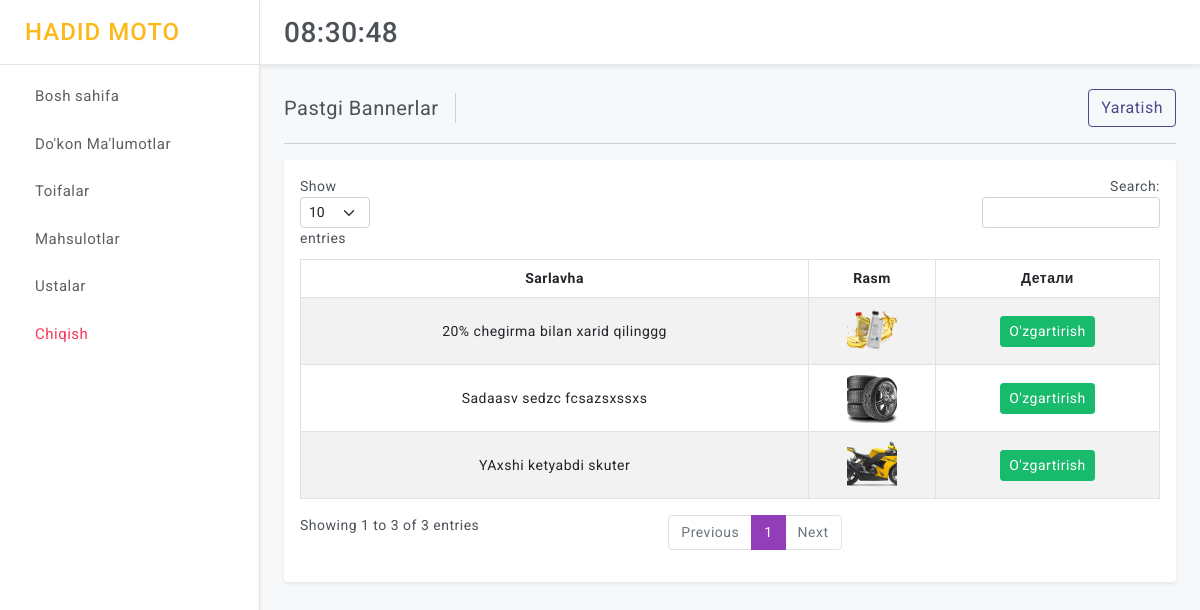
The app's page /sklad/footsliders/ (signed in), older data.
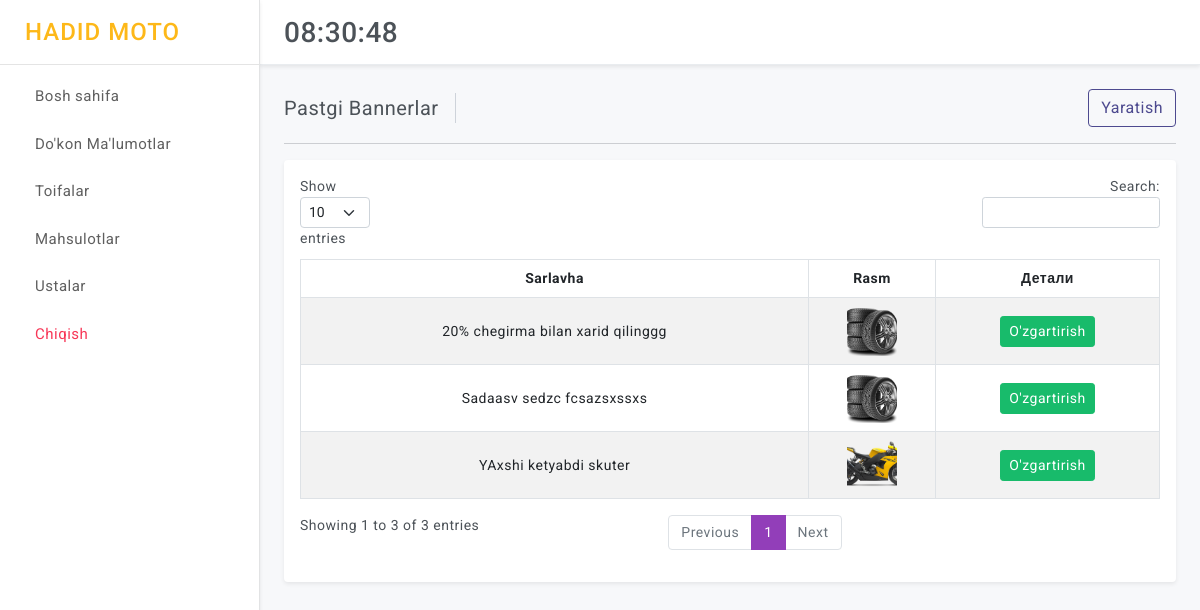
The same page, newer data.
### control/models.py (models this page shows, shortened)
class FooterSlider(models.Model):
    title = models.CharField(max_length=250)
    image = ResizedImageField(size=[400, 400], quality=100, upload_to="footer_slider/")

### control/views.py (the view)
# urls.py: path("footsliders/", views.control_footsliders_all, name="control_footsliders_all"),
@login_required(login_url='login')
def control_footsliders_all(request):
    footsliders = FooterSlider.objects.all()
    context = {
        "base": base_context(request=request),
        "footsliders":footsliders
    }
    return render(request, "control/footsliders/all.html", context)

### control/views.py (called while the page is built)
def base_context(request):
    try:
        code = request.build_absolute_uri().split('?')[1]
    except:
        code = None
    context = {
        "code": code
    }
    return context

### templates/control/footsliders/all.html (shortened to what this page needs)
{% extends 'control/base.html' %}
{% load static %}
      {% block page_title %}Pastgi Bannerlar{% endblock page_title %}
      {% block add %}
      <div class="ms-auto d-block">
        <div class="btn-group">
          <a href="{% url 'control_footslider_add' %}" class="btn btn-outline-primary d-block">Yaratish</a>
        </div>
      </div>
      {% endblock add %}
      {% block content %}
            <div class="card">
                <div class="card-body">
                    <div class="table-responsive">
                        <table id="example" class="table table-striped table-bordered" style="width:100%">
                            <thead>
                                <tr class="text-center">
                                    <th>Sarlavha</th>
                                    <th>Rasm</th>
                                    <th>Детали</th>
                                </tr>
                            </thead>
                            <tbody>
                                {% for footslider in footsliders %}
                                <tr style="vertical-align: middle; text-align: center;">
                                    <td>{{ footslider.title }} </td>
                                    <td><img height="50" width="50"  class="rounded" src="{{footslider.image.url}}" alt="img_not_found" style="object-fit: cover;"></td>
                                    <td><a href="{% url 'control_footslider_detail' footslider.id  %}" class="btn btn-success btn-sm"> O'zgartirish </a></td>
                                </tr>
                                {% endfor %}
                            </tbody>
                        </table>
                    </div>
                </div>
            </div>
      {% endblock content %}

Row changes from the older to the newer data that the page shows:
changed FooterSlider "20% chegirma bilan xarid qilinggg": image: a different picture
